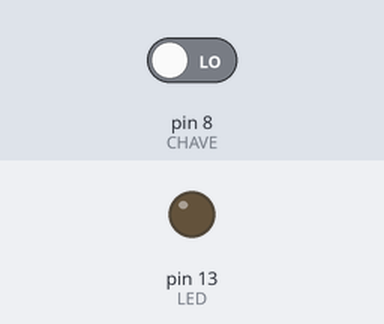
Bench run of a sketch on a simulated Arduino Uno, built with avr-gcc and run on an emulated ATmega328P. Shown: output pins drawn as LEDs (lit = HIGH). Inputs (shaded band) come from the test bench; at power-on: pin 8 (CHAVE) LOW.

Above: at 1.2 s.
1.3 s: pin 8 (CHAVE) driven HIGH
At 2.2 s:
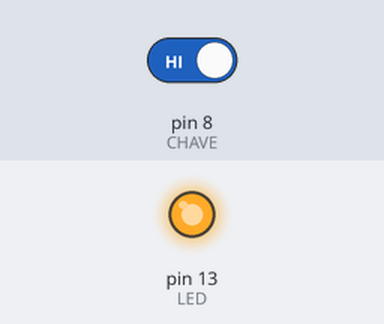
2.8 s: pin 8 (CHAVE) driven LOW
At 3.3 s:
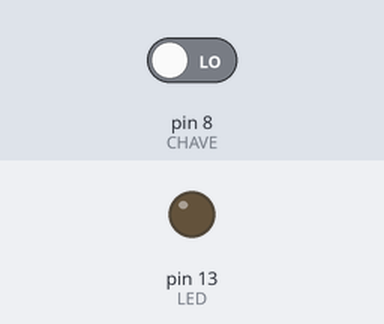
Timing chart, 0 to 5.8 s (numbered marks = the images above; inputs shaded):
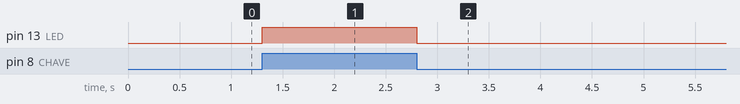

The sketch:

Led_botao.ino
```cpp
 /*
   Aula Curso Arduino Básico ao Avançado e prototipagem
   Instrutor Otávio Jesus França Oliveira
   Sorocaba - SP
   otaviojf_oliveira@outlook.com
 */

int CHAVE=8;
#define LED 13 // define, usado para definir uma porta ou um valor fixo dentro do programa
void setup()
{
  pinMode(LED,OUTPUT);
  pinMode(CHAVE,INPUT);
}

void loop()
{
  if(digitalRead(CHAVE) == HIGH)
  digitalWrite(LED,HIGH);
  else
  digitalWrite(LED,LOW);
}
```

Measured:
- after the input at 1.3 s, pin 13 (LED): LOW → HIGH at once
- after the input at 2.8 s, pin 13 (LED): HIGH → LOW at once
